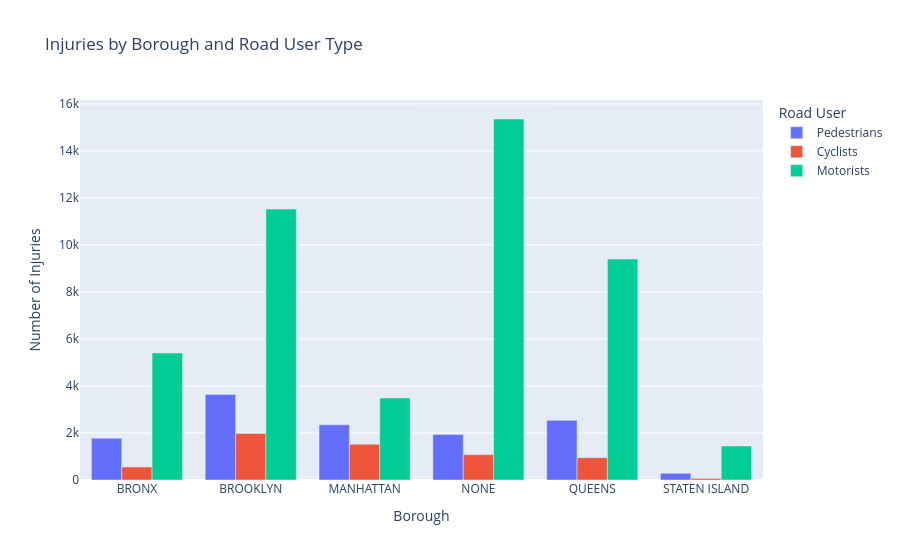

The cell this chart's notebook holds for it:
### Markdown cell above
## 8. Pedestrian vs cyclist vs motorist injuries by borough
Hypothesis: Pedestrian and cyclist injuries should be highest in Manhattan and Brooklyn, where walking and cycling rates are highest. Motorist injuries may be more evenly distributed across boroughs.

### Code cell
# RQ7: How do pedestrian, cyclist, and motorist injuries differ across boroughs?

injury_cols = [
    'number_of_pedestrians_injured',
    'number_of_cyclist_injured',
    'number_of_motorist_injured'
]

injuries_by_borough = (
    df
    .groupby('borough', dropna=False)[injury_cols]
    .sum()
    .reset_index()
    .fillna({'borough': 'UNKNOWN'})
)

# Reshape to long format for grouped bar
injuries_melted = injuries_by_borough.melt(
    id_vars='borough',
    value_vars=injury_cols,
    var_name='injury_type',
    value_name='count'
)

injuries_melted['injury_type'] = injuries_melted['injury_type'].replace({
    'number_of_pedestrians_injured': 'Pedestrians',
    'number_of_cyclist_injured': 'Cyclists',
    'number_of_motorist_injured': 'Motorists'
})

fig_injuries = px.bar(
    injuries_melted,
    x='borough',
    y='count',
    color='injury_type',
    barmode='group',
    title="Injuries by Borough and Road User Type",
    labels={'borough': 'Borough', 'count': 'Number of Injuries', 'injury_type': 'Road User'}
)
fig_injuries.show()

### Figure 1 — Plotly figure (JSON) as saved in the notebook; plotly's stock layout.template omitted (floating-point values rounded to 4 significant figures)
{"data": [{"alignmentgroup": "True", "hovertemplate": "Road User=Pedestrians<br>Borough=%{x}<br>Number of Injuries=%{y}<extra></extra>", "legendgroup": "Pedestrians", "marker": {"color": "#636efa", "pattern": {"shape": ""}}, "name": "Pedestrians", "offsetgroup": "Pedestrians", "orientation": "v", "showlegend": true, "textposition": "auto", "type": "bar", "x": ["BRONX", "BROOKLYN", "MANHATTAN", "NONE", "QUEENS", "STATEN ISLAND"], "xaxis": "x", "y": [1776, 3640, 2348, 1933, 2537, 286], "yaxis": "y"}, {"alignmentgroup": "True", "hovertemplate": "Road User=Cyclists<br>Borough=%{x}<br>Number of Injuries=%{y}<extra></extra>", "legendgroup": "Cyclists", "marker": {"color": "#EF553B", "pattern": {"shape": ""}}, "name": "Cyclists", "offsetgroup": "Cyclists", "orientation": "v", "showlegend": true, "textposition": "auto", "type": "bar", "x": ["BRONX", "BROOKLYN", "MANHATTAN", "NONE", "QUEENS", "STATEN ISLAND"], "xaxis": "x", "y": [554, 1983, 1521, 1079, 949, 67], "yaxis": "y"}, {"alignmentgroup": "True", "hovertemplate": "Road User=Motorists<br>Borough=%{x}<br>Number of Injuries=%{y}<extra></extra>", "legendgroup": "Motorists", "marker": {"color": "#00cc96", "pattern": {"shape": ""}}, "name": "Motorists", "offsetgroup": "Motorists", "orientation": "v", "showlegend": true, "textposition": "auto", "type": "bar", "x": ["BRONX", "BROOKLYN", "MANHATTAN", "NONE", "QUEENS", "STATEN ISLAND"], "xaxis": "x", "y": [5405, 11528, 3488, 15356, 9400, 1444], "yaxis": "y"}], "layout": {"barmode": "group", "legend": {"title": {"text": "Road User"}, "tracegroupgap": 0}, "title": {"text": "Injuries by Borough and Road User Type"}, "xaxis": {"anchor": "y", "domain": [0, 1], "title": {"text": "Borough"}}, "yaxis": {"anchor": "x", "domain": [0, 1], "title": {"text": "Number of Injuries"}}}}
